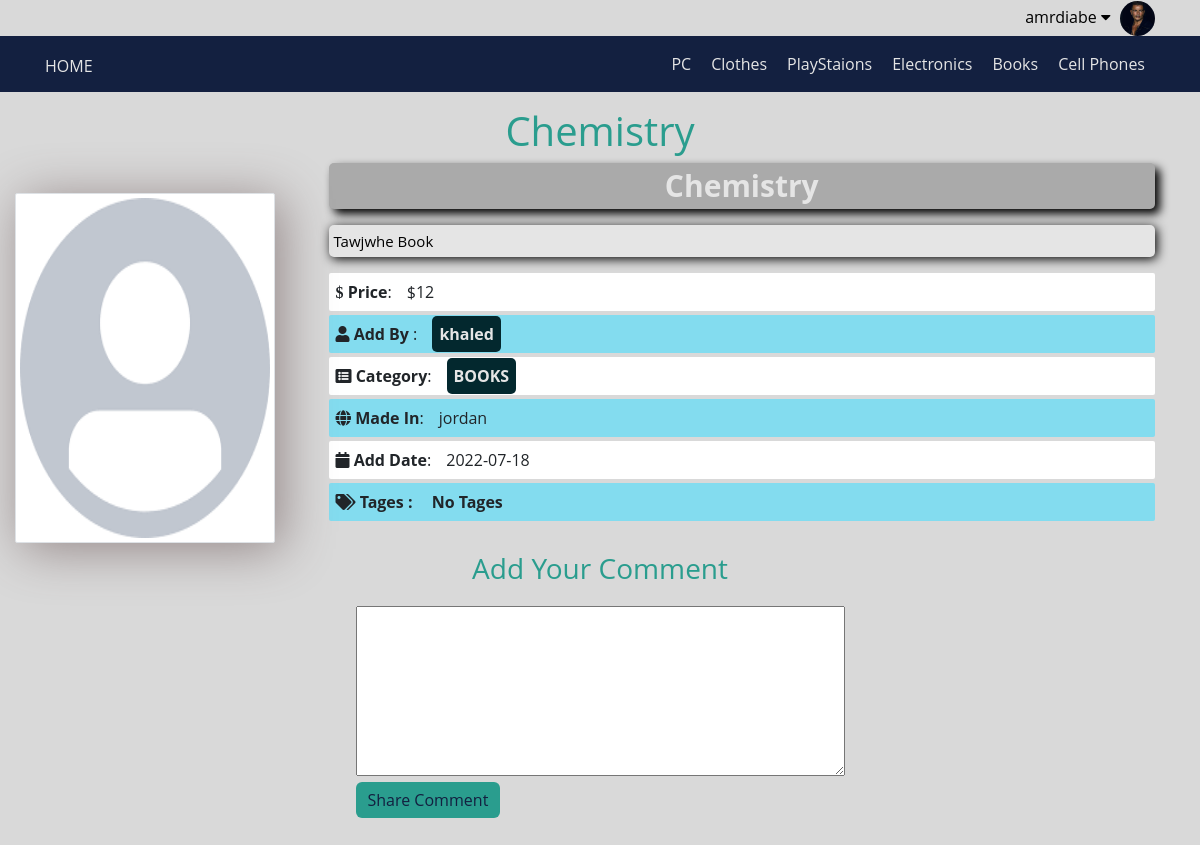
Screenshot of /items.php?itemid=10 (signed in) with the database file from the repository.
### tables this page shows
CREATE TABLE `users` (
  `userID` int(11) NOT NULL COMMENT 'Identefier user',
  `userName` varchar(255) NOT NULL COMMENT 'the name can user enter webside',
  `password` varchar(255) NOT NULL COMMENT 'password account user',
  `email` varchar(255) NOT NULL,
  `fullName` varchar(255) NOT NULL,
  `preDate` date NOT NULL,
  `groubID` int(11) NOT NULL DEFAULT 0,
  `trustStatus` int(11) NOT NULL DEFAULT 0,
  `regStatus` int(11) NOT NULL DEFAULT 0,
  `profilePicture` varchar(255) NOT NULL
);

CREATE TABLE `categories` (
  `ID` int(11) NOT NULL COMMENT 'Identifier category',
  `name` varchar(255) NOT NULL,
  `parent` int(11) NOT NULL,
  `description` text NOT NULL,
  `dataAdd` date NOT NULL,
  `ordering` int(11) NOT NULL,
  `visibility` tinyint(4) NOT NULL DEFAULT 0,
  `allowComment` tinyint(4) NOT NULL DEFAULT 0,
  `allowAdvertisement` tinyint(4) NOT NULL DEFAULT 0
);

CREATE TABLE `items` (
  `itemID` int(11) NOT NULL,
  `nameItem` varchar(255) NOT NULL,
  `description` varchar(255) NOT NULL,
  `price` varchar(255) NOT NULL,
  `dateAdd` date NOT NULL,
  `madeIn` varchar(255) NOT NULL,
  `tage` varchar(255) NOT NULL,
  `image` varchar(255) NOT NULL,
  `status` varchar(255) NOT NULL,
  `pictureItem` varchar(255) NOT NULL,
  `rating` smallint(6) NOT NULL,
  `approve` tinyint(11) NOT NULL DEFAULT 0,
  `catID` int(11) NOT NULL,
  `memberID` int(11) NOT NULL
);

### init.php (called while the page is built, shortened)
<?php
        include('config.php');
        $lang   = 'includes/languages/';
        $tpl    = 'includes/templates/';
        $func   = 'includes/functions/';
        $css    = 'layout/css/';
        include($lang . 'eng.php');
        include($func. 'functions.php');
        include('admin/' . $func. 'mainFunctions.php');
        include($tpl . 'header.php');
        include($tpl . 'navigationBar.php')
        ?>

### includes/languages/eng.php (called while the page is built)
<?php
    if(!function_exists('lang')) {
        function lang($phrase) {
            static $language = [
                'Home'              => "Home",
                'Items'             => "Items",
                'Statistics'        => "Statistics",
                'Members'           => "Members",
                'Gategores'         => "Gategores",
                'Comments'          => "Comments",
                'Go To Shop'        => "Go To Shop",
                'Settings'          => "Settings",
                'Edit Profile'      => "Edit Profile",
                'Logout'            => "Logout",
            ];
            return $language[$phrase];
        }
    }

### items.php (the view, shortened to what this page needs)
<?php
    include('init.php');
    function getItemFromDB() {
        global $db;
        $id = getID('itemid');
        if($id != 0) {
                $stmt = $db->prepare("SELECT
                                            items.*,
                                            categories.name AS catName,
                                            users.userName  As memberName
                                        FROM
                                            items
                                        INNER JOIN
                                            categories
                                        ON
                                            categories.ID = items.catID
                                        INNER JOIN
                                            users
                                        ON
                                            users.userID = items.memberID
                                        WHERE
                                            approve = 1
                                        AND
                                            itemID=$id");
                    $stmt->execute();
                if($stmt->rowCount() > 0) {
                        return $stmt->fetch();
                } else { ?>
                    <div class="alert alert-danger  container" >This Category Not Exist</div>
                    <?php
                }
        } else {?>
            <div class="alert alert-danger  container" >This Category Not Exist</div>
            <?php
        }
    }
        ?>
            <?php
    function structAddComment($approveValue) {
        $id = getID('itemid');
        if($approveValue == 1) {
        ?>
            <h3 class="text-center h-edit">Add Your Comment</h3>
            <div class=" write-comm">
                <div class="row">
                    <div class="col-md-offset-3">
                        <form action="<?php echo $_SERVER['PHP_SELF'] ?>?itemid=<?php echo $id?>" method="POST">
                            <textarea name="comment" id="" cols="50" rows="7" required></textarea>
                            <input type="submit" value="Share Comment" class="btn btn-primary add-comm-btn">
                        </form>
                    </div>
                </div>
            </div>
            <?php } else { ?>
                <div class="container alert alert-danger">This Item Not Approve</a></div>
            <?php
            }
            StructReadComment() ?>
    <?php
    }
    function grtAllTages($tage) {
        ?>  <?php
        $tages = explode(',', $tage);
        foreach($tages as $tage) {
            $tage = strtolower($tage);
            if(!empty($tage)) {
            ?> <a href="tages.php?nameTage=<?php echo strtolower($tage) ?>" class="tages"><?php echo $tage ?></a>
            <?php } else {
                ?> <span class="">No Tages</span> <?php
            }
        }
    }
    function mainStructer($infoItem) {
        ?>
                <h1 class="text-center h-edit"><?php if(isset($infoItem['nameItem'])) echo $infoItem['nameItem']?></h1>
                <div class="container">
                    <div class="row">
                        <div class="col-md-3">
                            <?php setPricterImage('index', 'ItemsPictuer', $infoItem['pictureItem'], 'img-item center-block img-thumbnail' )   ?>
                        </div>
                        <div class="col-md-9 info-item">
                            <h2 class=""><?php if(isset($infoItem['nameItem'])) echo $infoItem['nameItem']?></h2>
                            <p class="desc"><?php if(isset($infoItem['description'])) echo $infoItem['description']?></p>
                            <ul class="list-unstyled">
                                <li>
                                    <i class="fa fa-usd" aria-hidden="true"></i>
                                    <span>Price</span>:<p>$<?php if(isset($infoItem['price'])) echo $infoItem['price']?></p>
                                </li>
                                <li><i class="fa fa-user" aria-hidden="true"></i> <span>Add By </span>:<a href="#"><p class="name-user"><?php if(isset($infoItem['memberName'])) echo $infoItem['memberName']?></p></a> </li>
                                <li><i class="fa fa-list-alt" aria-hidden="true"></i> <span>Category</span>:<a href="categories.php?catID=<?php echo $infoItem['catID'] ?>&nameCategorie=<?php echo $infoItem['catName'] ?>"><p class="name-cat"><?php if(isset($infoItem['catName']))    echo $infoItem['catName']?></p></a></li>
                                <li><i class="fa-solid fa-globe"></i> <span>Made In</span>:<p><?php if(isset($infoItem['madeIn']))     echo $infoItem['madeIn']?></p></li>
                                <li><i class="fa fa-calendar" aria-hidden="true"></i> <span>Add Date</span>:<p><?php if(isset($infoItem['dateAdd']))    echo $infoItem['dateAdd']?></p></li>
                                <li>
                                    <i class="fa-solid fa-tags" aria-hidden="true"></i>
                                    <span>Tages    : </span>
                                    <p><?php grtAllTages($infoItem['tage']) ?></p>
                                </li>
                            </ul>
                        </div>
                    </div>
                </div>
            <?php }
        $infoItem = getItemFromDB();
        mainStructer($infoItem);
        if(isset($_SESSION['user'])) {
            structAddComment($infoItem['approve']);
        } else {
            header("Location: login.php");
            ?>
                <div class="container alert alert-danger">login Or Regester To Add And Read Comment <a href="login.php " class="container">Login | Signup</a></div>
            <?php
        }
        include($tpl . 'footer.php');

### includes/templates/header.php (shortened to what this page needs)
<!DOCTYPE html>
<html lang="en">
<head>
    <link rel="stylesheet" href="<?php echo $css ?>bootstrap.min.css">
    <link rel="stylesheet" href="<?php echo $css ?>all.min.css">
    <link rel="stylesheet" href="<?php echo $css ?>frontend.css">
    <link rel="stylesheet" href="admin//<?php echo $css ?>backend.css">
    <link rel="stylesheet" href="<?php echo $css ?>jquery-ui.css" />
    <link rel="stylesheet" href="<?php echo $css ?>jquery.selectBoxIt.css" />
<body>

### includes/templates/navigationBar.php (shortened to what this page needs)
<?php
    echo '<link rel="stylesheet" href="layout\css\frontend.css" />';
    echo '<link rel="stylesheet" href="layout\js\frontend.js" />';
                ?> <a href="admin/dashboard.php">Controlle panel</a> <?php
                    ?> <a href="admin/dashboard.php">Controlle panel</a> <?php
    function getInfoSession() {
        if (isset($_SESSION['user']))
            return ['name' => $_SESSION['user'], 'ID' => $_SESSION['IDuser']];
        else
            return ['name' => $_SESSION['username'], 'ID' => $_SESSION['userID']];
    }
?>
<div class="container">
    <?php
        setLoginOrUser('user', 'username');
        function setLinks() {
            $session = getInfoSession();
            ?>
                <div class="pull-right">
                    <div class="dropdown info-user">
                        <button onclick="myFunction()" class="dropbtn">
                            <?php echo $session['name'] ?> <i class="fa fa-caret-down" aria-hidden="true" ></i>
                        </button>
                        <?php   setPricterImage('index', 'ProfilePictuer', getTable('profilePicture', 'users', 'WHERE userID =  ' . $session['ID'], null, null,'fetch')['profilePicture'])  ?>
                    </div>
                </div>
            <?php
        }
    ?>
</div>
<div class="header">
    <div class="body">
        <div class="container container-nav">
            <a href="index.php" class="logo" id=""><?php echo lang('Home'); ?></a>
            <nav>
                <ul>
                    <?php
                        $categories = getTable('name', 'categories', 'WHERE parent = 0', 'ID', 'ASC');
                        foreach($categories as $categorie) {?>
                            <li><a href="categories.php?catID=<?php echo $categorie['ID'] ?>&nameCategorie=<?php echo str_replace(" ", "-", $categorie['name'])?>"><?Php echo $categorie['name']?></a></li>
                            <?php
                        }
                    ?>
                </ul>
            </nav>
        </div>
    </div>
</div>
<?php
    echo '<link rel="stylesheet" href="layout\css\frontend.css" />';
    echo '<link rel="stylesheet" href="layout\js\frontend.js" />';
?>

### includes/functions/functions.php (shortened to what this page needs)
<?php
    function setLoginOrUser($nameSession, $secoundSesion) {
        if(isset($_SESSION[$nameSession]) || isset($_SESSION[$secoundSesion]) ) {
            setLinks();
        } else { ?>
            <a href="login.php" class="login-link">
                <span>login | Sigup</span>
            </a>
        <?php
        }
    }

### admin/includes/functions/mainFunctions.php (shortened to what this page needs)
<?php
    function getTable($filed='*', $table, $condition=NULL,  $ordered = null, $typeOrders = 'DESC', $typeFetch = 'fetchAll', $limit = NULL) {
        global $db;
        if($ordered === null) {
            $stmt = $db->prepare("SELECT $filed FROM $table $condition $limit");
        }
        else
            $stmt = $db->prepare("SELECT * FROM $table $condition ORDER BY $ordered $typeOrders $limit");
        $stmt->execute();
        if ($typeFetch === 'fetchAll')
            $requerd = $stmt->fetchAll();
        elseif($typeFetch === 'fetch') {
            $requerd = $stmt->fetch();
        }
        return $requerd;
    }
    function getID($nameID, $typeRequest='int') {
        if ($typeRequest === 'int')
            return isset($_GET[$nameID]) && is_numeric($_GET[$nameID]) ?  intval($_GET[$nameID]) : 0;
        }
        function sortForm() {?>
            <?php }
        function setPricterImage($to, $nameFolder, $name, $nameClass = 'pictuer-in-front') {
            if($name != NULL) {
                ?> <td><img src="<?php pathImg($to, $nameFolder, $name, 'print')  ?>" alt="pictuer" class="pictuer-in-td <?php echo $nameClass ?>"></td> <?php
            } else {
                ?> <td><img src="layout\images\defaultImg.png" alt="pictuer" class="pictuer-in-td <?php echo $nameClass ?>"></td> <?php
            }
        }
        function pathImg($to = 'admin', $nameFolder = 'ProfilePictuer', $nameImg, $retrunOrPrint = 'return') {
            $path = '';
            if ($to === 'admin' ) {
                $path =  'uploded//' . $nameFolder. '//' . $nameImg ;
            } elseif($to === 'index' ) {
                $path = 'admin//uploded//' . $nameFolder . '//'. $nameImg;
            }
            if ($retrunOrPrint === 'return') {
                return $path;
            } else {
                echo $path;
            }
        }

### includes/templates/footer.php (shortened to what this page needs)
</body>
</html>

### layout/css/frontend.css (style rules this page uses)
:root { --main-color : #0000; --secoud-color : #132040; --eath-color : #fca311; --therd-color : #e5e5e5; --fourd-color : #264653; --five-color : #2a9d8e; --six-color : #281110; --seven-color : #2A8D9D; --ninte-color : grey; --ten-color : #24788F; }
* { -moz-box-sizing: border-box; -webkit-box-sizing: border-box; box-sizing: border-box; padding: 0px; margin: 0px; }
a { text-decoration: none; }
html { scroll-behavior: smooth; }
body { font-family: 'Open Sans', sans-serif; background-color: #d9d9d9; height: 5000px; }
ul { list-style: none; }
.container { padding-left: 15px; padding-right: 15px; margin-left: auto; margin-right: auto; }
h1 { color: var(--five-color); margin-top: 15px; }
.body { background-color: var(--secoud-color); }
.logo { text-decoration: none; color: var(--therd-color); text-transform: uppercase; }
.header { position: relative; width: 100%; left: 0; z-index: 24; margin-bottom: 0; }
.header .container { display: flex; justify-content: space-between; align-items: center; position: relative; min-height: 55.4px; }
.header .container nav { flex: 1; display: flex; justify-content: flex-end; text-align: center; }
.header .container nav ul { display: flex; margin: 0; }
.header .container nav ul li a { text-decoration: none; color: var(--therd-color); display: inline; transition: .3s; padding: 0 10px; height: 100%; z-index: 2; }
.dropbtn { color: black; padding: 5px; font-size: 16px; border: none; width: fit-content; height: auto; cursor: pointer; z-index: 1000; background-color: inherit; }
.dropdown { position: relative; display: inline-block; }
.info-user img { width: 35px; height: 35px; border-radius: 50%; }
.pull-right { display: flex; flex-direction: row-reverse; }
.info-item h2 { text-align: center; background-color: #AAA; border-radius: 5px; padding: 5px; box-shadow: 5px 5px 10px black; color: var(--therd-color); font-size: 30px; font-weight: bold; margin-bottom: 1rem; }
.info-item .desc { height: auto; background-color: var(--therd-color); border-radius: 5px; box-shadow: 2px 2px 11px black; color: black; font-size: 15px; padding: 5px; width: auto; }
.name-user { background-color: #03282e; color: var(--therd-color); padding: 7px; border-radius: 5px; font-weight: bold; }
.name-cat { background-color: #03282e; color: var(--therd-color); padding: 7px; border-radius: 5px; font-weight: bold; }
.info-item ul li:nth-child(even) { background-color: #83dcef; }
.info-item ul li:nth-child(odd) { background-color: var(--bs-body-bg); }
.info-item ul li { padding: 7px; margin-bottom: 4px; border-radius: 2px; }
.info-item ul li span { font-weight: bold; }
.info-item ul li p { display: inline; margin: 5px; position: relative; left: 10px; }
.img-item { width: 300px; height: 350px; position: relative; top: 30px; left: -30px; box-shadow: 7px 6px 50.6px #948787; }
h3 { color: var(--five-color); margin-top: 15px; }
.write-comm { display: flex; justify-content: center; margin-top: 20px; margin-bottom: 40px; }
.write-comm input { display: block; }
.add-comm-btn { background-color: var(--five-color); border: none; }

### rows the page displays
users: profilePicture (picture)
categories: name "PC"
categories: name "Clothes"
categories: name "PlayStaions"
categories: name "Electronics"
categories: name "Books"
categories: name "Cell Phones"
items: nameItem "Chemistry", description "Tawjwhe Book", price "12", memberID.userName "khaled", catID.name "BOOKS", madeIn "jordan", dateAdd "2022-07-18"

### other values shown
$session['name'] "amrdiabe"
lang('Home') "HOME"
